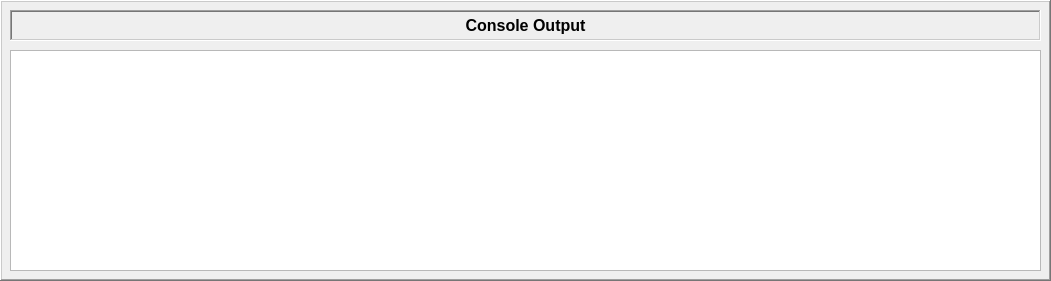
     <widget class="QFrame" name="frame_4">
      <property name="geometry">
       <rect>
        <x>20</x>
        <y>600</y>
        <width>1051</width>
        <height>281</height>
       </rect>
      </property>
      <property name="frameShape">
       <enum>QFrame::Shape::WinPanel</enum>
      </property>
      <property name="frameShadow">
       <enum>QFrame::Shadow::Raised</enum>
      </property>
      <widget class="QTextBrowser" name="printOutput">
       <property name="geometry">
        <rect>
         <x>10</x>
         <y>50</y>
         <width>1031</width>
         <height>221</height>
        </rect>
       </property>
       <property name="acceptDrops">
        <bool>false</bool>
       </property>
       <property name="openLinks">
        <bool>false</bool>
       </property>
      </widget>
      <widget class="QFrame" name="frame_7">
       <property name="geometry">
        <rect>
         <x>10</x>
         <y>10</y>
         <width>1031</width>
         <height>31</height>
        </rect>
       </property>
       <property name="sizePolicy">
        <sizepolicy hsizetype="Fixed" vsizetype="Fixed">
         <horstretch>0</horstretch>
         <verstretch>0</verstretch>
        </sizepolicy>
       </property>
       <property name="frameShape">
        <enum>QFrame::Shape::WinPanel</enum>
       </property>
       <property name="frameShadow">
        <enum>QFrame::Shadow::Sunken</enum>
       </property>
       <widget class="QLabel" name="consoleOutputTitle">
        <property name="geometry">
         <rect>
          <x>0</x>
          <y>0</y>
          <width>1031</width>
          <height>31</height>
         </rect>
        </property>
        <property name="font">
         <font>
          <pointsize>12</pointsize>
          <bold>true</bold>
         </font>
        </property>
        <property name="frameShape">
         <enum>QFrame::Shape::NoFrame</enum>
        </property>
        <property name="frameShadow">
         <enum>QFrame::Shadow::Raised</enum>
        </property>
        <property name="text">
         <string>Console Output</string>
        </property>
        <property name="textFormat">
         <enum>Qt::TextFormat::RichText</enum>
        </property>
        <property name="alignment">
         <set>Qt::AlignmentFlag::AlignCenter</set>
        </property>
       </widget>
      </widget>
     </widget>
